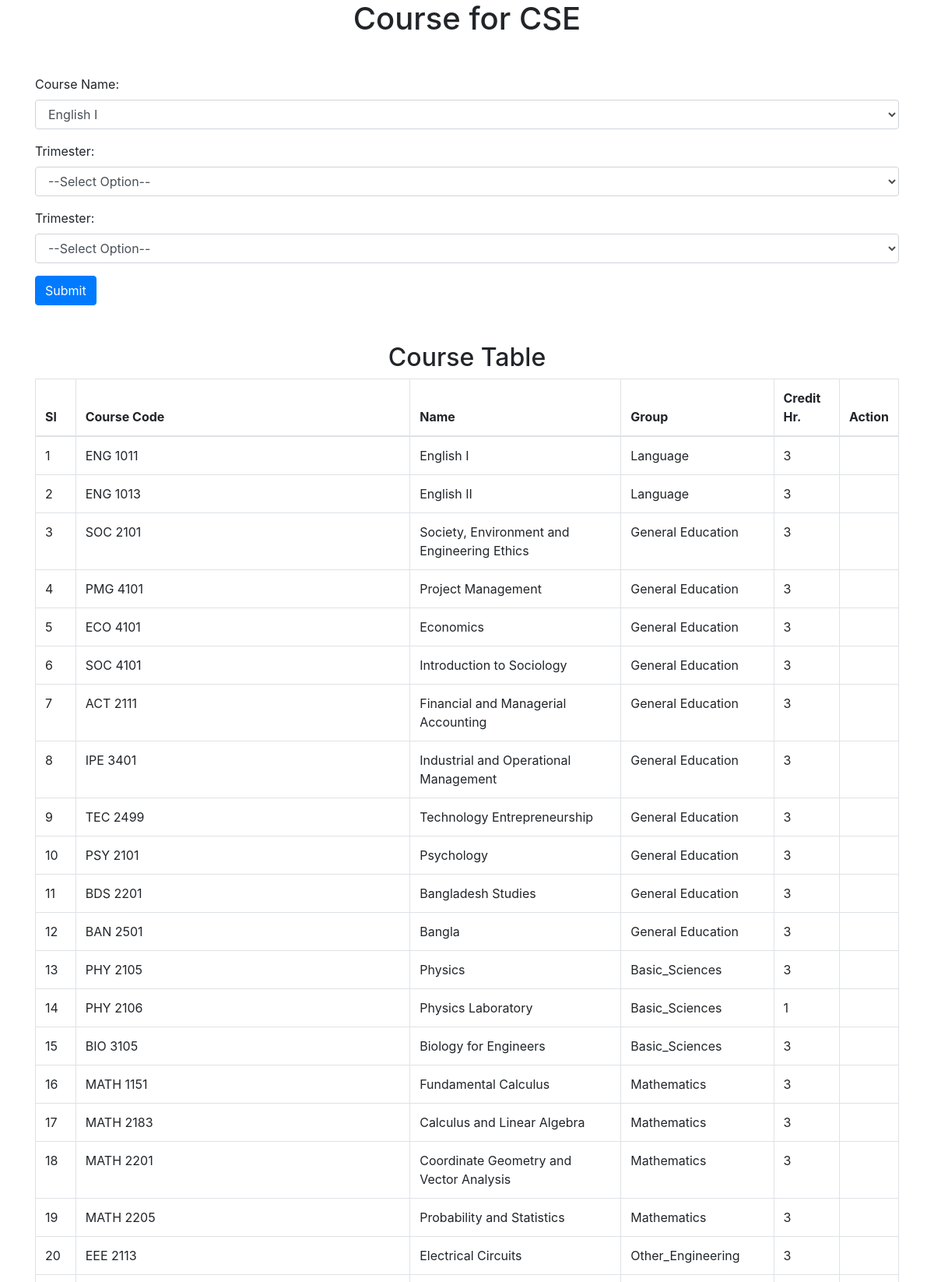
The page /insert2.php (upper part) on the database its author committed.
### tables this page shows
CREATE TABLE IF NOT EXISTS `course_table` (
  `course_id` int(11) NOT NULL,
  `course_code` varchar(255) NOT NULL,
  `course_name` varchar(255) NOT NULL,
  `course_group` varchar(255) NOT NULL,
  `course_credit` varchar(255) NOT NULL,
  `department` varchar(255) NOT NULL
);

### insert2.php (the view, shortened to what this page needs)
<?php
  require 'db_config.php';
  $course_list = fetch_all_data_usingPDO($pdo, 'select * from course_table');
 function fetch_all_data_usingPDO($pdo,$sql)
  {
    $statement = $pdo->prepare($sql);
    $statement->execute();
    $row = $statement->fetchAll();
    return $row;
  }
?>
<!DOCTYPE html>
<html>
<head>
	<link rel="stylesheet" href="https://maxcdn.bootstrapcdn.com/bootstrap/4.0.0/css/bootstrap.min.css">
</head>
<body>
    <h1 class="text-center">Course for CSE</h1>
	<div class="container mt-5">
		<form action="action.php" method="POST">
        <div class="form-group">
		    <label>Course Name:</label>
		    <select class="form-control" name="course_code">
                <?php
                  foreach ($course_list as $key => $data) {
                ?>
                <option value="<?= $data['course_name'] ?>"><?= $data['course_name'] ?></option>
                <?php
                  }
                ?>
              </select>
		    </div>
        <div class="form-group">
		    <label>Trimester:</label>
		    <select class="form-control" name="trimester">
                <option >--Select Option--</option>
              </select>
		    </div>
       <div class="form-group">
        <label>Trimester:</label>
        <select class="form-control" name="gpa">
                <option >--Select Option--</option>
              </select>
        </div>
          <button type="submit" name="btn-resultinsert" class="btn btn-primary">Submit</button>
        </form>
	</div>
   <div class="container mt-5">
        <h2 class="text-center">Course Table</h2>
        <table class="table table-bordered">
          <thead>
            <tr>
              <th>Sl</th>
              <th>Course Code</th>
              <th>Name</th>
              <th>Group</th>
              <th>Credit Hr.</th>
                <th>Action</th>
            </tr>
          </thead>
          <tbody>
            <?php
            foreach ($course_list as $key => $data){
            ?>
            <tr>
                <td><?=  $key+1 ?> </td>
                <td><?= $data['course_code'] ?></td>
                <td><?= $data['course_name'] ?></td>
                <td><?= $data['course_group'] ?></td>
                <td><?= $data['course_credit'] ?></td>
                <td>
                </td>
            </tr>
            <?php
            }
            ?>
          </tbody>
        </table>
      </div>
</body>
</html>

### rows shown on the page
course_table: course_code "ENG 1011", course_name "English I", course_group "Language", course_credit "3"
course_table: course_code "ENG 1013", course_name "English II", course_group "Language", course_credit "3"
course_table: course_code "SOC 2101", course_name "Society, Environment and Engineering Ethics", course_group "General Education", course_credit "3"
course_table: course_code "PMG 4101", course_name "Project Management", course_group "General Education", course_credit "3"
course_table: course_code "ECO 4101", course_name "Economics", course_group "General Education", course_credit "3"
course_table: course_code "SOC 4101", course_name "Introduction to Sociology", course_group "General Education", course_credit "3"
course_table: course_code "ACT 2111", course_name "Financial and Managerial Accounting", course_group "General Education", course_credit "3"
course_table: course_code "IPE 3401", course_name "Industrial and Operational Management", course_group "General Education", course_credit "3"
course_table: course_code "TEC 2499", course_name "Technology Entrepreneurship", course_group "General Education", course_credit "3"
course_table: course_code "PSY 2101", course_name "Psychology", course_group "General Education", course_credit "3"
course_table: course_code "BDS 2201", course_name "Bangladesh Studies", course_group "General Education", course_credit "3"
course_table: course_code "BAN 2501", course_name "Bangla", course_group "General Education", course_credit "3"
course_table: course_code "PHY 2105", course_name "Physics", course_group "Basic_Sciences", course_credit "3"
course_table: course_code "PHY 2106", course_name "Physics Laboratory", course_group "Basic_Sciences", course_credit "1"
course_table: course_code "BIO 3105", course_name "Biology for Engineers", course_group "Basic_Sciences", course_credit "3"
course_table: course_code "MATH 1151", course_name "Fundamental Calculus", course_group "Mathematics", course_credit "3"
course_table: course_code "MATH 2183", course_name "Calculus and Linear Algebra", course_group "Mathematics", course_credit "3"
course_table: course_code "MATH 2201", course_name "Coordinate Geometry and Vector Analysis", course_group "Mathematics", course_credit "3"
course_table: course_code "MATH 2205", course_name "Probability and Statistics", course_group "Mathematics", course_credit "3"
course_table: course_code "EEE 2113", course_name "Electrical Circuits", course_group "Other_Engineering", course_credit "3"

### other values the page prints
form field course_code "English I"
